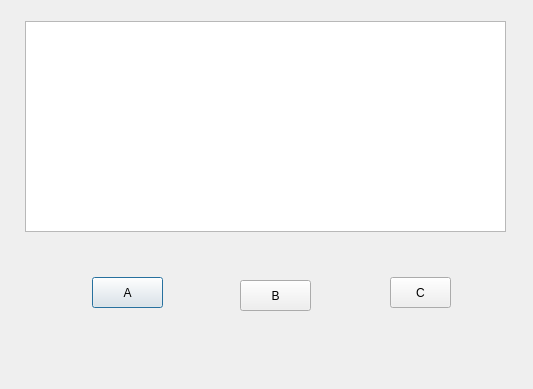
<?xml version="1.0" encoding="UTF-8"?>
<ui version="4.0">
 <class>katb</class>
 <widget class="QDialog" name="katb">
  <property name="geometry">
   <rect>
    <x>0</x>
    <y>0</y>
    <width>533</width>
    <height>389</height>
   </rect>
  </property>
  <property name="windowTitle">
   <string>Dialog</string>
  </property>
  <widget class="QPushButton" name="PrzyciskA">
   <property name="geometry">
    <rect>
     <x>92</x>
     <y>277</y>
     <width>71</width>
     <height>31</height>
    </rect>
   </property>
   <property name="text">
    <string>A</string>
   </property>
  </widget>
  <widget class="QPushButton" name="PrzyciskB">
   <property name="geometry">
    <rect>
     <x>240</x>
     <y>280</y>
     <width>71</width>
     <height>31</height>
    </rect>
   </property>
   <property name="text">
    <string>B</string>
   </property>
  </widget>
  <widget class="QPushButton" name="PrzyciskC">
   <property name="geometry">
    <rect>
     <x>390</x>
     <y>277</y>
     <width>61</width>
     <height>31</height>
    </rect>
   </property>
   <property name="text">
    <string>C</string>
   </property>
  </widget>
  <widget class="QTextBrowser" name="PytaniaTekstB">
   <property name="geometry">
    <rect>
     <x>25</x>
     <y>21</y>
     <width>481</width>
     <height>211</height>
    </rect>
   </property>
  </widget>
 </widget>
 <resources/>
 <connections/>
</ui>
